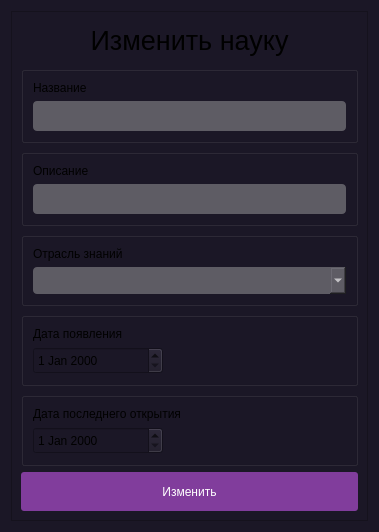
<?xml version="1.0" encoding="UTF-8"?>
<ui version="4.0">
 <class>Dialog</class>
 <widget class="QDialog" name="Dialog">
  <property name="geometry">
   <rect>
    <x>0</x>
    <y>0</y>
    <width>379</width>
    <height>532</height>
   </rect>
  </property>
  <property name="windowTitle">
   <string>Modify Science</string>
  </property>
  <property name="styleSheet">
   <string notr="true">background-color: rgb(27, 23, 38);</string>
  </property>
  <layout class="QVBoxLayout" name="verticalLayout">
   <item>
    <widget class="QFrame" name="frame">
     <property name="styleSheet">
      <string notr="true">QFrame {
	color: #FFFFFF;
};</string>
     </property>
     <property name="frameShape">
      <enum>QFrame::StyledPanel</enum>
     </property>
     <property name="frameShadow">
      <enum>QFrame::Raised</enum>
     </property>
     <layout class="QVBoxLayout" name="verticalLayout_7">
      <item>
       <widget class="QLabel" name="label">
        <property name="maximumSize">
         <size>
          <width>16777215</width>
          <height>50</height>
         </size>
        </property>
        <property name="autoFillBackground">
         <bool>false</bool>
        </property>
        <property name="styleSheet">
         <string notr="true">QLabel {
	font-size: 20pt;
	text-align: center;
}</string>
        </property>
        <property name="text">
         <string>Изменить науку</string>
        </property>
        <property name="alignment">
         <set>Qt::AlignCenter</set>
        </property>
       </widget>
      </item>
      <item>
       <widget class="QGroupBox" name="groupBox">
        <property name="title">
         <string/>
        </property>
        <layout class="QVBoxLayout" name="verticalLayout_2">
         <item>
          <widget class="QLabel" name="label_2">
           <property name="text">
            <string>Название</string>
           </property>
          </widget>
         </item>
         <item>
          <widget class="QLineEdit" name="lineEdit">
           <property name="minimumSize">
            <size>
             <width>0</width>
             <height>30</height>
            </size>
           </property>
           <property name="styleSheet">
            <string notr="true">QLineEdit {
	background-color: rgb(94, 92, 100);
	border-radius: 4px;
	color: #FFFFFF;
	padding-left: 3px;
	padding-right: 3px;
}</string>
           </property>
           <property name="text">
            <string/>
           </property>
          </widget>
         </item>
        </layout>
       </widget>
      </item>
      <item>
       <widget class="QGroupBox" name="groupBox_2">
        <property name="title">
         <string/>
        </property>
        <layout class="QVBoxLayout" name="verticalLayout_3">
         <item>
          <widget class="QLabel" name="label_3">
           <property name="text">
            <string>Описание</string>
           </property>
          </widget>
         </item>
         <item>
          <widget class="QLineEdit" name="lineEdit_3">
           <property name="minimumSize">
            <size>
             <width>0</width>
             <height>30</height>
            </size>
           </property>
           <property name="styleSheet">
            <string notr="true">QLineEdit {
	background-color: rgb(94, 92, 100);
	border-radius: 4px;
	color: #FFFFFF;
	padding-left: 3px;
	padding-right: 3px;
}</string>
           </property>
           <property name="text">
            <string/>
           </property>
          </widget>
         </item>
        </layout>
       </widget>
      </item>
      <item>
       <widget class="QGroupBox" name="groupBox_5">
        <property name="title">
         <string/>
        </property>
        <layout class="QVBoxLayout" name="verticalLayout_6">
         <item>
          <widget class="QLabel" name="label_6">
           <property name="text">
            <string>Отрасль знаний</string>
           </property>
          </widget>
         </item>
         <item>
          <widget class="QComboBox" name="comboBox">
           <property name="minimumSize">
            <size>
             <width>220</width>
             <height>27</height>
            </size>
           </property>
           <property name="maximumSize">
            <size>
             <width>16777215</width>
             <height>16777215</height>
            </size>
           </property>
           <property name="styleSheet">
            <string notr="true">QComboBox {
	background-color: rgb(94, 92, 100);
	border-radius: 4px;
	color: #FFFFFF;
}</string>
           </property>
          </widget>
         </item>
        </layout>
       </widget>
      </item>
      <item>
       <widget class="QGroupBox" name="groupBox_3">
        <property name="title">
         <string/>
        </property>
        <layout class="QVBoxLayout" name="verticalLayout_4">
         <item>
          <widget class="QLabel" name="label_4">
           <property name="text">
            <string>Дата появления</string>
           </property>
          </widget>
         </item>
         <item>
          <widget class="QDateEdit" name="dateEdit">
           <property name="minimumSize">
            <size>
             <width>130</width>
             <height>27</height>
            </size>
           </property>
           <property name="maximumSize">
            <size>
             <width>130</width>
             <height>27</height>
            </size>
           </property>
           <property name="styleSheet">
            <string notr="true">QDateEdit {
	color: #FFFFFF;
	background-color: rgb(61, 56, 70);
	border-radius: 4px;
};</string>
           </property>
          </widget>
         </item>
        </layout>
       </widget>
      </item>
      <item>
       <widget class="QGroupBox" name="groupBox_4">
        <property name="title">
         <string/>
        </property>
        <layout class="QVBoxLayout" name="verticalLayout_5">
         <item>
          <widget class="QLabel" name="label_5">
           <property name="text">
            <string>Дата последнего открытия</string>
           </property>
          </widget>
         </item>
         <item>
          <widget class="QDateEdit" name="dateEdit_2">
           <property name="minimumSize">
            <size>
             <width>130</width>
             <height>27</height>
            </size>
           </property>
           <property name="maximumSize">
            <size>
             <width>130</width>
             <height>27</height>
            </size>
           </property>
           <property name="styleSheet">
            <string notr="true">QDateEdit {
	color: #FFFFFF;
	background-color: rgb(61, 56, 70);
	border-radius: 4px;
};</string>
           </property>
          </widget>
         </item>
        </layout>
       </widget>
      </item>
      <item>
       <widget class="QPushButton" name="addButton_6">
        <property name="sizePolicy">
         <sizepolicy hsizetype="Minimum" vsizetype="Minimum">
          <horstretch>0</horstretch>
          <verstretch>0</verstretch>
         </sizepolicy>
        </property>
        <property name="maximumSize">
         <size>
          <width>16777215</width>
          <height>40</height>
         </size>
        </property>
        <property name="cursor">
         <cursorShape>PointingHandCursor</cursorShape>
        </property>
        <property name="styleSheet">
         <string notr="true">QPushButton {
	background-color: rgb(129, 61, 156);
	border-radius: 3px;
	height: 35px;
	color: #FFFFFF;
}
QPushButton:hover {
	background-color: rgb(146, 69, 176);
}</string>
        </property>
        <property name="text">
         <string>Изменить</string>
        </property>
       </widget>
      </item>
     </layout>
    </widget>
   </item>
  </layout>
 </widget>
 <resources/>
 <connections/>
</ui>
